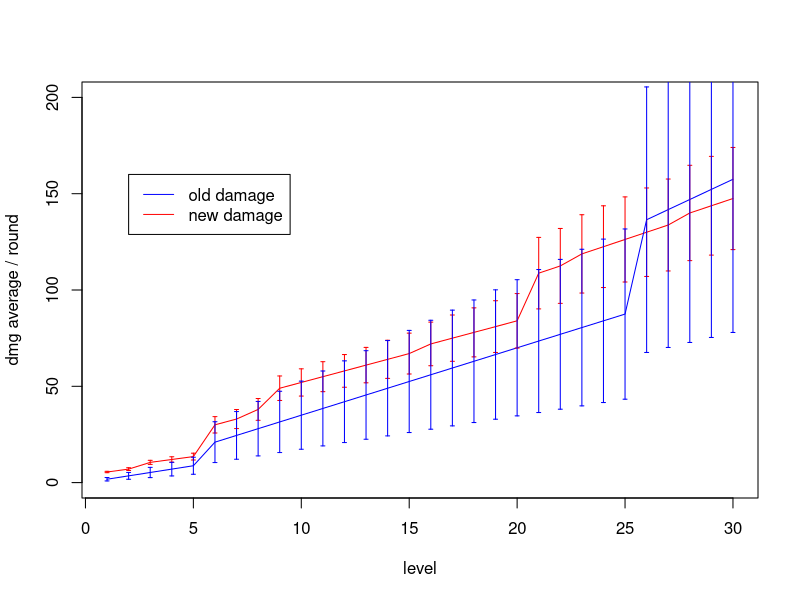
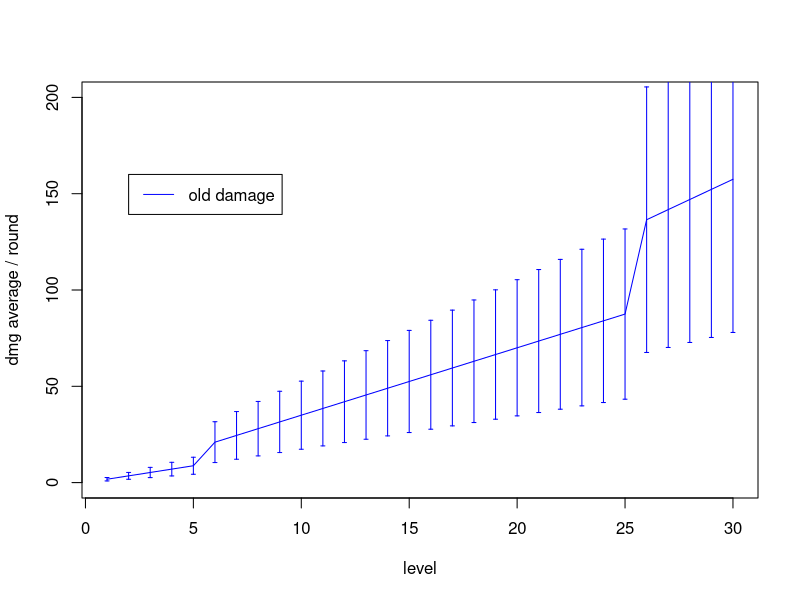
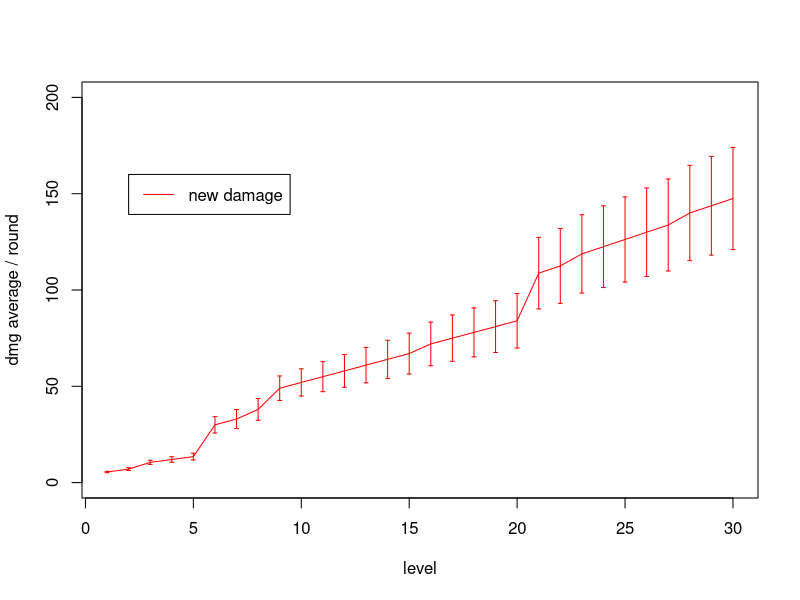
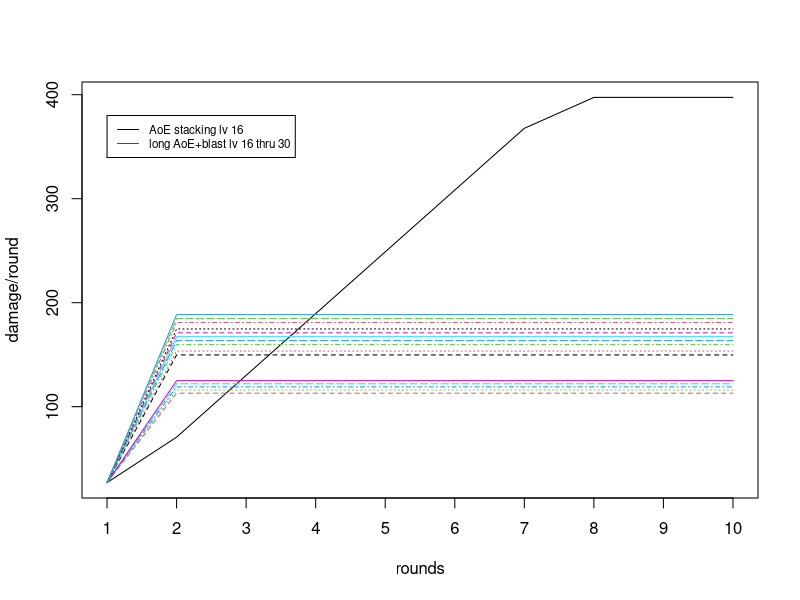
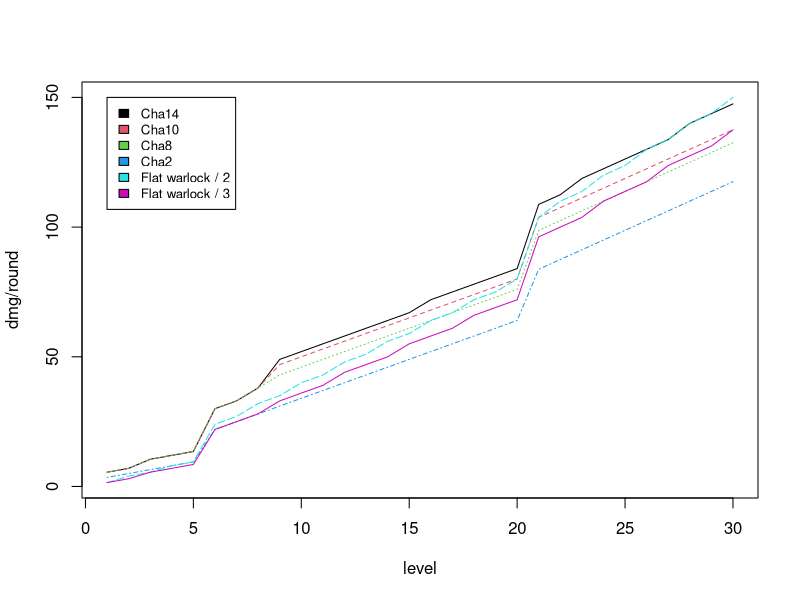
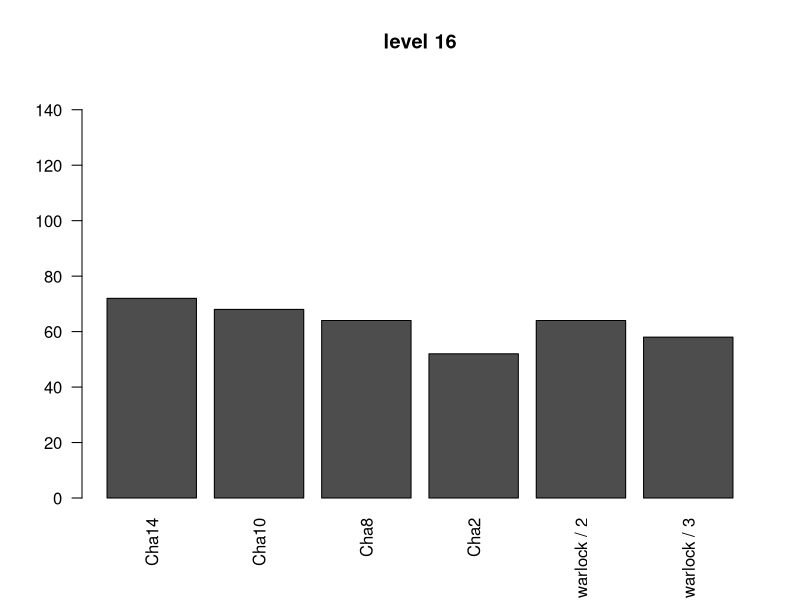
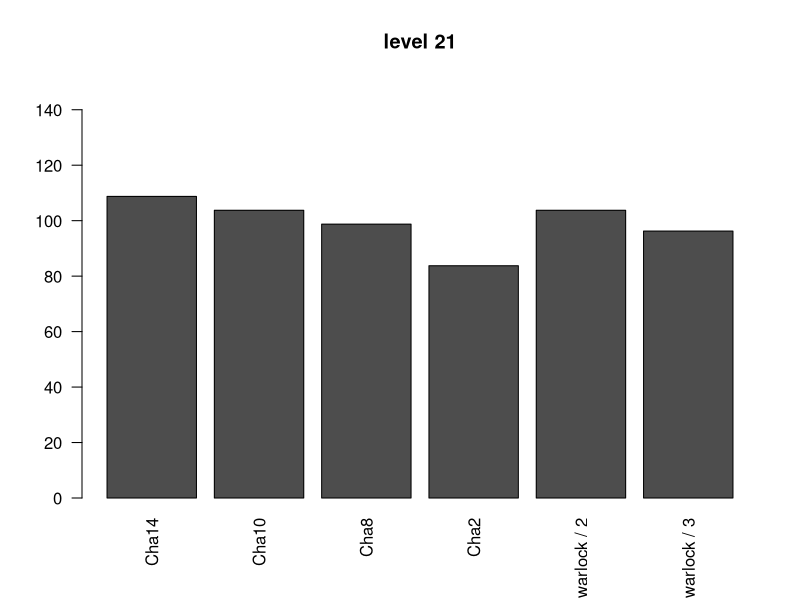
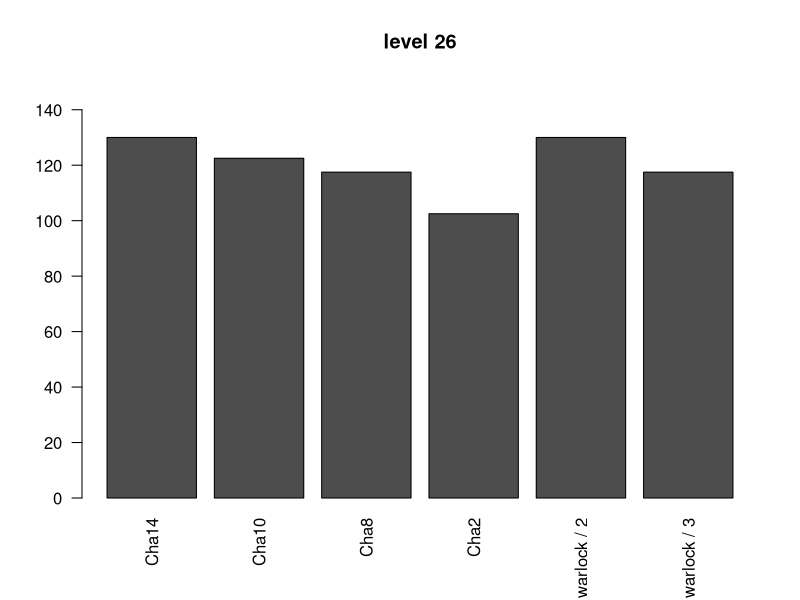

The R source for these figures, in order:
level=c(1:30)

damage_old_min=1*level/2
damage_old_min[26:30] <- damage_old_min[26:30]*1.5
damage_old_min[6:30] <-  damage_old_min[6:30]*2
damage_old_max=6*level/2
damage_old_max[26:30] <- damage_old_max[26:30]*1.5
damage_old_max[6:30] <- damage_old_max[6:30]*2
damage_old_both=cbind(damage_old_min,damage_old_max)
damage_old_sd=apply(damage_old_both, 1, sd)
damage_old_average=(damage_old_min+damage_old_max)/2

cha_mod=c(4,	4,	6,	6,	6,	6,	6,	7,	11,	11,	11,	11,	11,	11,	11,	12,	12,	12,	12,	12,	12,	12,	13,	13,	13,	13,	13,	14,	14,	14)
damage_new_min=1*level+cha_mod
damage_new_min[21:30] <- damage_new_min[21:30]*1.25
damage_new_min[6:30] <-  damage_new_min[6:30]*2
damage_new_max=2*level+cha_mod
damage_new_max[21:30] <- damage_new_max[21:30]*1.25
damage_new_max[6:30] <-  damage_new_max[6:30]*2
damage_new_both=cbind(damage_new_min,damage_new_max)
damage_new_sd=apply(damage_new_both, 1, sd)
damage_new_average=(damage_new_min+damage_new_max)/2


plot(level,damage_new_average,type="l",col="red",ylim=c(0,200), ylab="dmg average / round")
lines(damage_old_average, col="blue")
arrows(level,damage_new_average-damage_new_sd/2,level,damage_new_average+damage_new_sd/2, code=3, length=0.02, angle = 90, col="red")
arrows(level,damage_old_average-damage_old_sd/2,level,damage_old_average+damage_old_sd/2, code=3, length=0.02, angle = 90, col="blue")
legend(2, 160, legend=c("old damage", "new damage"), lty=1, col=c("blue", "red")) 

plot(level,damage_old_average,type="l",col="blue",ylim=c(0,200), ylab="dmg average / round")
arrows(level,damage_old_average-damage_old_sd/2,level,damage_old_average+damage_old_sd/2, code=3, length=0.02, angle = 90, col="blue")
legend(2, 160, legend="old damage", lty=1, col="blue")


plot(level,damage_new_average,type="l",col="red",ylim=c(0,200), ylab="dmg average / round")
arrows(level,damage_new_average-damage_new_sd/2,level,damage_new_average+damage_new_sd/2, code=3, length=0.02, angle = 90, col="red")
legend(2, 160, legend="new damage", lty=1, col="red")


## Perilous flames and AoE stacking

AoE1=13.5+13.5
AoE2=AoE1+14+27*1.1
AoE3=AoE2+27*1.1+27*1.1
AoE4=AoE3+27*1.1+27*1.1
AoE5=AoE4+27*1.1+27*1.1
AoE6=AoE5+27*1.1+27*1.1
AoE7=AoE6+27*1.1+27*1.1
AoE8=AoE7+27*1.1
AoE9=AoE8
AoE10=AoE9

AoE=c(AoE1, AoE2, AoE3, AoE4, AoE5, AoE6, AoE7, AoE8, AoE9, AoE10)

## AoE stacking and Eldritch

eldritch_i = function(i){
  eldritch_i=damage_new_average[i]
  dmg <- AoE1 + 14 + eldritch_i
  return(dmg)
  }

eldritch_16thru30=eldritch_i(16:30)


e16=c(AoE1, rep(eldritch_16thru30[1],9))
e17=c(AoE1, rep(eldritch_16thru30[2],9))
e18=c(AoE1, rep(eldritch_16thru30[3],9))
e19=c(AoE1, rep(eldritch_16thru30[4],9))
e20=c(AoE1, rep(eldritch_16thru30[5],9))
e21=c(AoE1, rep(eldritch_16thru30[6],9))
e22=c(AoE1, rep(eldritch_16thru30[7],9))
e23=c(AoE1, rep(eldritch_16thru30[8],9))
e24=c(AoE1, rep(eldritch_16thru30[9],9))
e25=c(AoE1, rep(eldritch_16thru30[10],9))
e26=c(AoE1, rep(eldritch_16thru30[11],9))
e27=c(AoE1, rep(eldritch_16thru30[12],9))
e28=c(AoE1, rep(eldritch_16thru30[13],9))
e29=c(AoE1, rep(eldritch_16thru30[14],9))
e30=c(AoE1, rep(eldritch_16thru30[15],9))

rounds=1:10

?matplot
damage_rounds=data.frame(AoE, e16, e17, e18, e19, e20, e21, e22, e23, e24, e25, e26, e27, e28, e29, e30)
matplot(rounds, damage_rounds, type="l", ylab="damage/round", xaxt="n")
axis(1, rounds)
legend(1, 380, legend=c("AoE stacking lv 16","long AoE+blast lv 16 thru 30"), lty=1, col=c("black","red"), cex=0.7)



## Damage modifiers
cha10=c(4,	4,	6,	6,	6,	6,	6,	7,	10,	10,	10,	10,	10,	10,	10,	10,	10,	10,	10,	10,	10,	10,	10,	10,	10,	10,	10,	10,	10,	10)
cha8=c(4,	4,	6,	6,	6,	6,	6,	7,	8,	8,	8,	8,	8,	8,	8,	8,	8,	8,	8,	8,	8,	8,	8,	8,	8,	8,	8,	8,	8,	8)
cha2=rep(2,30)
flat10=trunc(level/3)
flat15=trunc(level/2)

## cha10
damage_cha10_min=1*level+cha10
damage_cha10_min[21:30] <- damage_cha10_min[21:30]*1.25
damage_cha10_min[6:30] <-  damage_cha10_min[6:30]*2
damage_cha10_max=2*level+cha10
damage_cha10_max[21:30] <- damage_cha10_max[21:30]*1.25
damage_cha10_max[6:30] <-  damage_cha10_max[6:30]*2
damage_cha10_average=(damage_cha10_min+damage_cha10_max)/2

## cha8
damage_cha8_min=1*level+cha8
damage_cha8_min[21:30] <- damage_cha8_min[21:30]*1.25
damage_cha8_min[6:30] <-  damage_cha8_min[6:30]*2
damage_cha8_max=2*level+cha8
damage_cha8_max[21:30] <- damage_cha8_max[21:30]*1.25
damage_cha8_max[6:30] <-  damage_cha8_max[6:30]*2
damage_cha8_average=(damage_cha8_min+damage_cha8_max)/2

## cha2
damage_cha2_min=1*level+cha2
damage_cha2_min[21:30] <- damage_cha2_min[21:30]*1.25
damage_cha2_min[6:30] <-  damage_cha2_min[6:30]*2
damage_cha2_max=2*level+cha2
damage_cha2_max[21:30] <- damage_cha2_max[21:30]*1.25
damage_cha2_max[6:30] <-  damage_cha2_max[6:30]*2
damage_cha2_average=(damage_cha2_min+damage_cha2_max)/2

## flat10
damage_flat10_min=1*level+flat10
damage_flat10_min[21:30] <- damage_flat10_min[21:30]*1.25
damage_flat10_min[6:30] <-  damage_flat10_min[6:30]*2
damage_flat10_max=2*level+flat10
damage_flat10_max[21:30] <- damage_flat10_max[21:30]*1.25
damage_flat10_max[6:30] <-  damage_flat10_max[6:30]*2
damage_flat10_average=(damage_flat10_min+damage_flat10_max)/2

## flat15
damage_flat15_min=1*level+flat15
damage_flat15_min[21:30] <- damage_flat15_min[21:30]*1.25
damage_flat15_min[6:30] <-  damage_flat15_min[6:30]*2
damage_flat15_max=2*level+flat15
damage_flat15_max[21:30] <- damage_flat15_max[21:30]*1.25
damage_flat15_max[6:30] <-  damage_flat15_max[6:30]*2
damage_flat15_average=(damage_flat15_min+damage_flat15_max)/2

## matrix
warlock_damages=data.frame(damage_new_average, damage_cha10_average, damage_cha8_average, damage_cha2_average, damage_flat15_average, damage_flat10_average)
colnames(warlock_damages) <- c("Cha14", "Cha10", "Cha8", "Cha2", "Flat warlock / 2", "Flat warlock / 3")

nn=ncol(warlock_damages)
matplot(level,warlock_damages, type="l", ylab="dmg/round")
legend(1, 150, colnames(warlock_damages),col=seq_len(nn),cex=0.8,fill=seq_len(nn))

## some important levels
barplot(as.matrix(warlock_damages[16,]), ylim=c(0,150), las=2, main="level 16")
barplot(as.matrix(warlock_damages[21,]), ylim=c(0,150), las=2, main="level 21")
barplot(as.matrix(warlock_damages[26,]), ylim=c(0,150), las=2, main="level 26")
barplot(as.matrix(warlock_damages[30,]), ylim=c(0,150), las=2, main="level 30")
